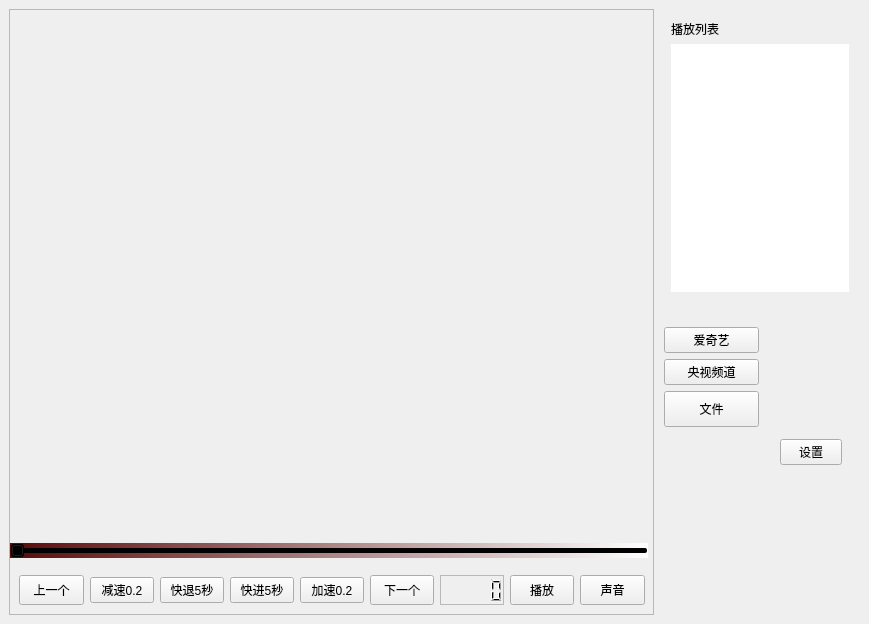
<?xml version="1.0" encoding="UTF-8"?>
<ui version="4.0">
 <class>Form</class>
 <widget class="QWidget" name="Form">
  <property name="geometry">
   <rect>
    <x>0</x>
    <y>0</y>
    <width>869</width>
    <height>624</height>
   </rect>
  </property>
  <property name="windowTitle">
   <string>Form</string>
  </property>
  <property name="styleSheet">
   <string notr="true"/>
  </property>
  <layout class="QGridLayout" name="gridLayout_2">
   <property name="leftMargin">
    <number>0</number>
   </property>
   <property name="topMargin">
    <number>0</number>
   </property>
   <property name="rightMargin">
    <number>0</number>
   </property>
   <property name="bottomMargin">
    <number>0</number>
   </property>
   <property name="spacing">
    <number>0</number>
   </property>
   <item row="0" column="0">
    <widget class="QFrame" name="frame">
     <property name="frameShape">
      <enum>QFrame::NoFrame</enum>
     </property>
     <property name="frameShadow">
      <enum>QFrame::Raised</enum>
     </property>
     <layout class="QHBoxLayout" name="horizontalLayout">
      <item>
       <widget class="QFrame" name="frame_2">
        <property name="minimumSize">
         <size>
          <width>640</width>
          <height>0</height>
         </size>
        </property>
        <property name="frameShape">
         <enum>QFrame::StyledPanel</enum>
        </property>
        <property name="frameShadow">
         <enum>QFrame::Raised</enum>
        </property>
        <layout class="QVBoxLayout" name="verticalLayout">
         <property name="spacing">
          <number>8</number>
         </property>
         <property name="leftMargin">
          <number>0</number>
         </property>
         <property name="topMargin">
          <number>0</number>
         </property>
         <property name="rightMargin">
          <number>0</number>
         </property>
         <property name="bottomMargin">
          <number>0</number>
         </property>
         <item>
          <widget class="QFrame" name="frame_player">
           <property name="minimumSize">
            <size>
             <width>640</width>
             <height>480</height>
            </size>
           </property>
           <property name="frameShape">
            <enum>QFrame::NoFrame</enum>
           </property>
           <property name="frameShadow">
            <enum>QFrame::Raised</enum>
           </property>
           <property name="lineWidth">
            <number>0</number>
           </property>
           <layout class="QHBoxLayout" name="horizontalLayout_3">
            <property name="spacing">
             <number>0</number>
            </property>
            <property name="leftMargin">
             <number>0</number>
            </property>
            <property name="topMargin">
             <number>0</number>
            </property>
            <property name="rightMargin">
             <number>0</number>
            </property>
            <property name="bottomMargin">
             <number>0</number>
            </property>
            <item>
             <layout class="QHBoxLayout" name="layout_videoframe">
              <property name="spacing">
               <number>0</number>
              </property>
             </layout>
            </item>
           </layout>
          </widget>
         </item>
         <item>
          <widget class="QSlider" name="sld_duration">
           <property name="minimumSize">
            <size>
             <width>638</width>
             <height>0</height>
            </size>
           </property>
           <property name="maximumSize">
            <size>
             <width>638</width>
             <height>16777215</height>
            </size>
           </property>
           <property name="styleSheet">
            <string notr="true">background-color: qlineargradient(spread:pad, x1:0, y1:0, x2:1, y2:0, stop:0 rgba(90, 10, 10, 255), stop:1 rgba(255, 255, 255, 255));
border-bottom-color: rgb(255,0,0)</string>
           </property>
           <property name="maximum">
            <number>99</number>
           </property>
           <property name="orientation">
            <enum>Qt::Horizontal</enum>
           </property>
          </widget>
         </item>
         <item>
          <widget class="QFrame" name="frame_tools">
           <property name="minimumSize">
            <size>
             <width>640</width>
             <height>48</height>
            </size>
           </property>
           <property name="maximumSize">
            <size>
             <width>16777215</width>
             <height>48</height>
            </size>
           </property>
           <property name="frameShape">
            <enum>QFrame::NoFrame</enum>
           </property>
           <property name="frameShadow">
            <enum>QFrame::Raised</enum>
           </property>
           <property name="lineWidth">
            <number>0</number>
           </property>
           <layout class="QHBoxLayout" name="horizontalLayout_2">
            <item>
             <widget class="QPushButton" name="pushButton_befor">
              <property name="sizePolicy">
               <sizepolicy hsizetype="Minimum" vsizetype="Expanding">
                <horstretch>0</horstretch>
                <verstretch>0</verstretch>
               </sizepolicy>
              </property>
              <property name="text">
               <string>上一个</string>
              </property>
             </widget>
            </item>
            <item>
             <widget class="QPushButton" name="pushButton_5">
              <property name="text">
               <string>减速0.2</string>
              </property>
             </widget>
            </item>
            <item>
             <widget class="QPushButton" name="pushButton_6">
              <property name="text">
               <string>快退5秒</string>
              </property>
             </widget>
            </item>
            <item>
             <widget class="QPushButton" name="pushButton_3">
              <property name="text">
               <string>快进5秒</string>
              </property>
             </widget>
            </item>
            <item>
             <widget class="QPushButton" name="pushButton_4">
              <property name="text">
               <string>加速0.2</string>
              </property>
             </widget>
            </item>
            <item>
             <widget class="QPushButton" name="pushButton_next">
              <property name="sizePolicy">
               <sizepolicy hsizetype="Minimum" vsizetype="Expanding">
                <horstretch>0</horstretch>
                <verstretch>0</verstretch>
               </sizepolicy>
              </property>
              <property name="text">
               <string>下一个</string>
              </property>
             </widget>
            </item>
            <item>
             <widget class="QLCDNumber" name="lcdNumber_progress">
              <property name="frameShape">
               <enum>QFrame::StyledPanel</enum>
              </property>
              <property name="lineWidth">
               <number>1</number>
              </property>
             </widget>
            </item>
            <item>
             <widget class="QPushButton" name="pushButton_play">
              <property name="sizePolicy">
               <sizepolicy hsizetype="Minimum" vsizetype="Expanding">
                <horstretch>0</horstretch>
                <verstretch>0</verstretch>
               </sizepolicy>
              </property>
              <property name="styleSheet">
               <string notr="true"/>
              </property>
              <property name="text">
               <string>播放</string>
              </property>
             </widget>
            </item>
            <item>
             <widget class="QPushButton" name="pushButton_audio">
              <property name="sizePolicy">
               <sizepolicy hsizetype="Minimum" vsizetype="Expanding">
                <horstretch>0</horstretch>
                <verstretch>0</verstretch>
               </sizepolicy>
              </property>
              <property name="text">
               <string>声音</string>
              </property>
             </widget>
            </item>
           </layout>
          </widget>
         </item>
        </layout>
       </widget>
      </item>
      <item>
       <widget class="QFrame" name="frame_list">
        <property name="minimumSize">
         <size>
          <width>200</width>
          <height>0</height>
         </size>
        </property>
        <property name="maximumSize">
         <size>
          <width>200</width>
          <height>16777215</height>
         </size>
        </property>
        <property name="frameShape">
         <enum>QFrame::NoFrame</enum>
        </property>
        <property name="frameShadow">
         <enum>QFrame::Raised</enum>
        </property>
        <property name="lineWidth">
         <number>0</number>
        </property>
        <widget class="QPushButton" name="pushButton_setup">
         <property name="geometry">
          <rect>
           <x>120</x>
           <y>430</y>
           <width>62</width>
           <height>26</height>
          </rect>
         </property>
         <property name="sizePolicy">
          <sizepolicy hsizetype="Minimum" vsizetype="Expanding">
           <horstretch>0</horstretch>
           <verstretch>0</verstretch>
          </sizepolicy>
         </property>
         <property name="text">
          <string>设置</string>
         </property>
        </widget>
        <widget class="QWidget" name="layoutWidget">
         <property name="geometry">
          <rect>
           <x>11</x>
           <y>11</y>
           <width>178</width>
           <height>272</height>
          </rect>
         </property>
         <layout class="QVBoxLayout" name="verticalLayout_3">
          <item>
           <widget class="QLabel" name="label">
            <property name="text">
             <string>播放列表</string>
            </property>
           </widget>
          </item>
          <item>
           <widget class="QListWidget" name="listWidget_playlist">
            <property name="minimumSize">
             <size>
              <width>0</width>
              <height>0</height>
             </size>
            </property>
            <property name="maximumSize">
             <size>
              <width>16777215</width>
              <height>16777215</height>
             </size>
            </property>
            <property name="frameShape">
             <enum>QFrame::NoFrame</enum>
            </property>
            <property name="spacing">
             <number>6</number>
            </property>
           </widget>
          </item>
         </layout>
        </widget>
        <widget class="QWidget" name="layoutWidget">
         <property name="geometry">
          <rect>
           <x>4</x>
           <y>318</y>
           <width>95</width>
           <height>100</height>
          </rect>
         </property>
         <layout class="QVBoxLayout" name="verticalLayout_2">
          <item>
           <widget class="QPushButton" name="pushButton">
            <property name="text">
             <string>爱奇艺</string>
            </property>
           </widget>
          </item>
          <item>
           <widget class="QPushButton" name="pushButton_2">
            <property name="text">
             <string>央视频道</string>
            </property>
           </widget>
          </item>
          <item>
           <widget class="QPushButton" name="pushButton_file">
            <property name="sizePolicy">
             <sizepolicy hsizetype="Minimum" vsizetype="Expanding">
              <horstretch>0</horstretch>
              <verstretch>0</verstretch>
             </sizepolicy>
            </property>
            <property name="text">
             <string>文件</string>
            </property>
           </widget>
          </item>
         </layout>
        </widget>
       </widget>
      </item>
     </layout>
    </widget>
   </item>
  </layout>
 </widget>
 <resources/>
 <connections/>
</ui>
